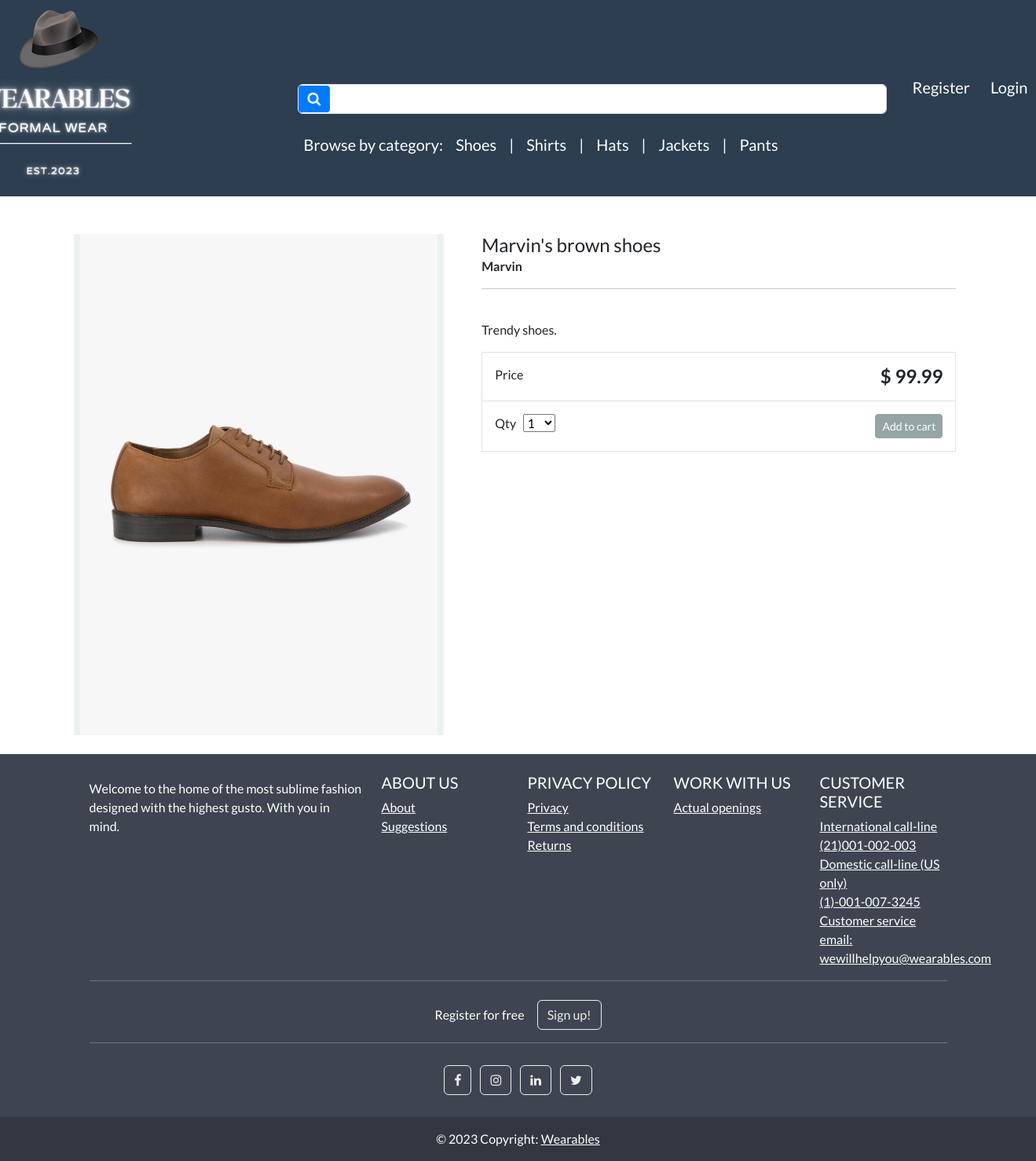
/product/marvins-brown-shoes/, run on the app's committed database.
### store/models.py (models this page shows, shortened)
class Category(models.Model):
    name=models.CharField(max_length=250,db_index=True)                                                                 #db index to make looking for it faster
    slug=models.SlugField(max_length=250,unique=True)                                                                   #unique cause only one category for every product
    class Meta:
        verbose_name_plural = 'categories'                                                                              #django by default adds an s to category name
    def get_absolute_url(self):                                                                                         #dynamic links for categories
        return reverse('list-category',args=[self.slug])

class Product(models.Model):
    category = models.ForeignKey(Category, related_name='product',on_delete=models.CASCADE, null=True)                  #linking category and product through a fk, will add category to products
    title=models.CharField(max_length=250)
    brand=models.CharField(max_length=250,default='un-branded')
    description= models.TextField(blank=True)                                                                           #blank denotes an optional field
    slug=models.SlugField(max_length=255)                                                                               #to make urls more user-friendly and readable/unique
    price=models.DecimalField(max_digits=5,decimal_places=2)                                                            #product price
    image = models.ImageField(upload_to='images/')                                                                      #upon uploading an image will create an image subfolder in media (pillow rqd)
    tags = models.ManyToManyField('Tag', related_name='product_tags', blank=True)
    class Meta:
        verbose_name_plural = 'products'                                                                                #django by default adds an s to category name

### store/views.py (the view)
# urls.py: path('product/<slug:product_slug>/',views.product_info,name='product-info'), #referencing a slug variable
def product_info(request,product_slug):
    product = get_object_or_404(Product,slug=product_slug)                                        #getting hold of a specific product from a database,
    context = {'product':product}                                                                 #a slug ID, that is equal to a slug ID we are looking for
    return render(request,'store/product-info.html',context)

### cart/cart.py (called while the page is built)
    def __len__(self):                                                                                #total length of products in a session
        return sum(item['qty'] for item in self.cart.values())                                        #total number of items in a shopping cart

### cart/context_processors.py (called while the page is built)
def cart(request):
    return {'cart':Cart(request)}

### store/views.py (called while the page is built)
def categories(request):
    all_categories=Category.objects.all()                                                                               #select all categories
    return {'all_categories': all_categories}

### store/templates/store/product-info.html (shortened to what this page needs)
{% extends "store/base.html" %}
{% load static %}
{% block content %}
<div class="container">
    <main class="pt-5">
        <div class="row g-3">
            <div class="col-md-5 col-lg-5 order-md-first bg-light">
                <img class="img-fluid mx-auto d-block" alt="Responsive image" src="{{ product.image.url}}">
            </div>
            <div class="col-md-7 col-lg-7 ps-md-3 ps-lg-5">
                <h1 class="mb-0 h4"> {{ product.title}}  </h1>
                <strong> {{product.brand}} </strong>
                <hr>
                <br>
                <p> {{product.description}} </p>
                <div class="border">
                    <div class="col border-bottom">
                        <div class="row p-3">
                            <div class="col-6"> Price </div>
                            <div class="col-6 text-end"><span class="h4 fw-bold">$ {{ product.price }} </span></div>
                        </div>
                    </div>
                    <div class="col">
                        <div class="row p-3">
                            <div class="col-6">
                                <label for="select">Qty</label>
                                <select id="select">
                                    <option value="1">1</option>
                                </select>
                            </div>
                            <div class="col-6 text-end">
                                <button type="button" id="add-button" value="{{product.id}}" class="btn btn-secondary btn-sm">
                                Add to cart
                                </button>
                            </div>
                        </div>
                    </div>
                </div>
            </div>
        </div>
    </main>
    <br>
</div>
{% endblock %}

### store/templates/store/base.html (shortened to what this page needs)
{% load static %}
<!DOCTYPE html>
<html>
    <head>
        <link rel="stylesheet" href="https://bootswatch.com/5/flatly/bootstrap.min.css">
        <link rel="stylesheet" href="https://cdnjs.cloudflare.com/ajax/libs/font-awesome/4.7.0/css/font-awesome.min.css">
        <link rel="stylesheet" href="{%static 'css/styles.css'%}">
    </head>
<nav class="navbar navbar-expand-lg bg-primary justify-content-center" style="max-height: 250px; margin: auto;">
        <a class="navbar-brand main-heading text-white" href="{% url 'store' %}">
            <img src="{% static 'media/images/Wearables1.png' %}" alt="Your Custom Logo">
        </a>
<nav class="navbar navbar-expand-lg navbar-light bg-primary justify-content-center" style="padding-left: 150px;padding-top: 80px;">
    <div class="container navbar-light">
        <div class="search-form">
            <form class="d-flex mb-3" action="{% url 'search' %}" method="GET">
                <div style="position: relative;">
                    <button class="btn btn-primary d-flex align-items-center" type="submit" style="position: absolute; left: 1px; top: 50%; transform: translateY(-50%); border: none; background-color: #007bff; color: #fff; padding: 8px 12px; border-radius: 4px; cursor: pointer; transition: background-color 0.2s; border-radius: 4px;">
                        <i class="fa fa-search" style="font-size: 18px;" aria-hidden="true"></i>
                    </button>
                    <input class="form-control me-2" type="search" name="search_query" style="width: 750px; padding-left: 50px; background-color: #fff; color: #000;" aria-label="Search">
                </div>
            </form>
            <div class="categories-list">
                <div class="w-100 d-flex justify-content-center bg-primary">
                    <ul class="navbar-nav me-auto mb-2 mb-md-0">
                        <li class="nav-item">
                            <a class="nav-link text-white" href="" style="font-size:20px;">Browse by category:</a>
                        </li>
                        {% for category in all_categories %}
                            <li class="nav-item">
                                <a class="nav-link text-white" href="{{ category.get_absolute_url }}" style="font-size:20px;">{{ category.name|capfirst }}</a>
                            </li>
                            {% if not forloop.last %}
                                <li class="nav-item">
                                    <span class="nav-link text-white" style="font-size: 20px;"> | </span>
                                </li>
                            {% endif %}
                        {% endfor %}
                    </ul>
                </div>
            </div>
        </div>
    </div>
</nav>
        <div class="collapse navbar-collapse text-center" id="navbarNavDropdown">
            <ul class="navbar-nav ms-auto">
            {% if user.is_authenticated%}
                <li class="nav-item">
                    <a class="btn btn-alert navbar-btn text-white" type="button" style="font-size:20px;"  href="{%  url 'dashboard' %}"><i class="fa fa-home" aria-hidden="true"></i> Dashboard </a>
                </li>
            {% else %}
                 <li class="nav-item">
                    <a class="btn btn-alert navbar-btn text-white" type="button" style="font-size:20px;"  href="{%  url 'register' %}"> Register </a>
                </li>
            {% endif %}
            {% if user.is_authenticated %}
                 <li class="nav-item">
                     <a class="btn btn-alert navbar-btn text-white" type="button" style="font-size:20px;" href="{% url 'user-logout'%}"><i class="fa fa-sign-out" aria-hidden="true"></i> Logout </a>
                </li>
                {% else%}
                <li class="nav-item">
                    <a class="btn btn-alert navbar-btn text-white" type="button"  style="font-size:20px;" href="{% url 'my-login'%}"> Login </a>
                </li>
            {% endif %}
            </ul>
        </div>
    </nav>
    <body>
        {% block content %}
        {% endblock %}
    </body>
  <footer
          class="text-center text-lg-start text-white"
          style="background-color: #3e4551"
          >
    <div class="container p-4 pb-0">
      <section class="">
        <div class="row">
          <div class="col-lg-4 col-md-6 mb-4 mb-md-0">
            <p>
              Welcome to the home of the most sublime fashion designed with the highest gusto. With you in mind.
            </p>
          </div>
          <div class="col-lg-2 col-md-6 mb-4 mb-md-0">
            <h5 class="text-uppercase">About us</h5>
            <ul class="list-unstyled mb-0">
              <li>
                <a href="#!" class="text-white">About</a>
              </li>
              <li>
                <a href="#!" class="text-white">Suggestions</a>
              </li>
            </ul>
          </div>
          <div class="col-lg-2 col-md-6 mb-4 mb-md-0">
            <h5 class="text-uppercase">Privacy policy</h5>
            <ul class="list-unstyled mb-0">
              <li>
                <a href="#!" class="text-white">Privacy</a>
              </li>
              <li>
                <a href="#!" class="text-white">Terms and conditions</a>
              </li>
              <li>
                <a href="#!" class="text-white">Returns</a>
              </li>
            </ul>
          </div>
          <div class="col-lg-2 col-md-6 mb-4 mb-md-0">
            <h5 class="text-uppercase">Work with us</h5>
            <ul class="list-unstyled mb-0">
              <li>
                <a href="#!" class="text-white">Actual openings</a>
              </li>
            </ul>
          </div>
          <div class="col-lg-2 col-md-6 mb-4 mb-md-0">
            <h5 class="text-uppercase">Customer service</h5>
            <ul class="list-unstyled mb-0">
              <li>
                <a href="#!" class="text-white">International call-line</a>
              </li>
              <li>
                <a href="#!" class="text-white">(21)001-002-003</a>
              </li>
              <li>
                <a href="#!" class="text-white">Domestic call-line (US only)</a>
              </li>
              <li>
                <a href="#!" class="text-white">(1)-001-007-3245</a>
              </li>
              <li>
                <a href="#!" class="text-white">Customer service email:</a>
              </li>
                <li>
                <a href="#!" class="text-white">wewillhelpyou@wearables.com</a>
              </li>
            </ul>
          </div>
        </div>
      </section>
      <hr class="mb-4" />
      <section class="">
        <p class="d-flex justify-content-center align-items-center">
          <span class="me-3">Register for free</span>
          <button type="button" class="btn btn-outline-light btn-rounded">
            Sign up!
          </button>
        </p>
      </section>
      <hr class="mb-4" />
      <section class="mb-4 text-center">
        <a
           class="btn btn-outline-light btn-floating m-1"
           href="#!"
           role="button"
           ><i class="fa fa-facebook-f"></i
          ></a>
        <a
           class="btn btn-outline-light btn-floating m-1"
           href="#!"
           role="button"
           ><i class="fa fa-instagram"></i
          ></a>
        <a
           class="btn btn-outline-light btn-floating m-1"
           href="#!"
           role="button"
           ><i class="fa fa-linkedin"></i
          ></a>
        <a
           class="btn btn-outline-light btn-floating m-1"
           href="#!"
           role="button"
           ><i class="fa fa-twitter"></i
          ></a>
      </section>
    </div>
    <div
         class="text-center p-3"
         style="background-color: rgba(0, 0, 0, 0.2)"
         >
      © 2023 Copyright:
      <a class="text-white">Wearables</a>
    </div>
  </footer>
</html>

### data on the page
Category: name "Shoes"
Category: name "Shirts"
Category: name "Hats"
Category: name "Jackets"
Category: name "Pants"
Product: image (picture), title "Marvin's brown shoes", brand "Marvin", description "Trendy shoes.", price "99.99"
